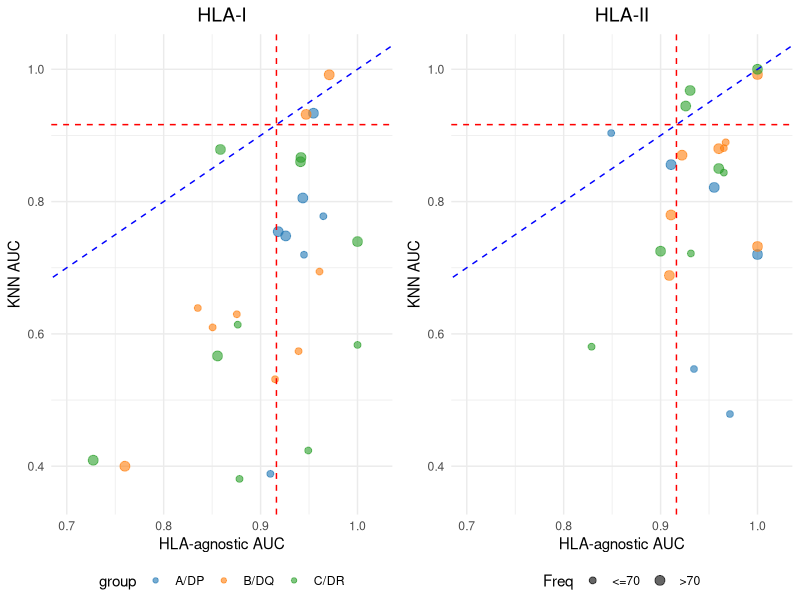

Reproduce this figure in R.
library(ggplot2)
library(dplyr)
library(ggrepel)
library(gridExtra)
library(grid)
library(readxl)

df1 = read_excel("../../codes/result_tables/Table_S1.xlsx", sheet = "HLA I")
df2 = read_excel("../../codes/result_tables/Table_S1.xlsx", sheet = "HLA II")

df1$size_category = rep("<=70", nrow(df1))
df1$size_category[which(df1$HLA_frequency>70)] = ">70"

df2$size_category = rep("<=70", nrow(df2))
df2$size_category[which(df2$HLA_frequency>70)] = ">70"

baseline = 0.9163461538461538
colors_ <- c("#1f77b4", "#ff7f0e", "#2ca02c")

p1 = ggplot(df1, aes(x = agnostic_AUC, y = knn_AUC, size = size_category, color = HLA_group)) +
  geom_point(alpha = 0.6, show.legend = T) +
  scale_size_manual(
    name = "Freq",
    values = c("<=70" = 2, ">70" = 3),  # adjust sizes as needed
    labels = c("<=70", ">70")
  ) +
  geom_abline(intercept = 0, slope = 1, linetype = "dashed", color = "blue") + 
  geom_vline(xintercept = baseline,linetype = "dashed", color = "red") + 
  geom_hline(yintercept = baseline,linetype = "dashed", color = "red") + 
  scale_color_manual(labels =c("A/DP","B/DQ","C/DR") , values = colors_, name = "group")+  # Specify the custom color palette+
  xlab("HLA-agnostic AUC") + 
  ylab("KNN AUC") + 
  xlim(0.7, 1.02) + 
  ylim(0.36, 1.02) +
  theme_minimal()+
  ggtitle("HLA-I") + 
  theme(plot.title = element_text(hjust = 0.5, size = 14),
        # axis.title.x = element_blank(),
        # axis.title.y = element_blank(),
        legend.position = "bottom",
        legend.box = "horizontal",
        legend.margin = margin(0, 0, 0, 0),  # trim outer margin
        legend.spacing.y = unit(0, "mm")) +
  guides(color = guide_legend(nrow = 1), 
         size = "none")

p2 = ggplot(df2, aes(x = agnostic_AUC, y = knn_AUC, size = size_category, color = HLA_group)) +
  geom_point(alpha = 0.6, show.legend = T) +
  scale_size_manual(
    name = "Freq",
    values = c("<=70" = 2, ">70" = 3),  # adjust sizes as needed
    labels = c("<=70", ">70")
  ) +
  geom_abline(intercept = 0, slope = 1, linetype = "dashed", color = "blue") +  
  geom_vline(xintercept = baseline,linetype = "dashed", color = "red") +  
  geom_hline(yintercept = baseline,linetype = "dashed", color = "red") +  
  scale_color_manual(labels =c("A/DP","B/DQ","C/DR") , values = colors_, name = "group") +  # Specify the custom color palette+
  xlab("HLA-agnostic AUC") + 
  ylab("KNN AUC") + 
  xlim(0.7, 1.02) + 
  ylim(0.36, 1.02) +
  theme_minimal()+
  ggtitle("HLA-II") + 
  theme(plot.title = element_text(hjust = 0.5, size = 14),
        # axis.title.x = element_blank(),
        # axis.title.y = element_blank(),
        legend.position = "bottom",
        legend.box = "horizontal",
        legend.margin = margin(0, 0, 0, 0),  # trim outer margin
        legend.spacing.y = unit(0, "mm") ) +
  guides(color = "none",
         size = guide_legend(nrow = 1))

pdf("supplementary_figure3_panels/Supplementary_Fig3.pdf", width = 5.2, height = 3.2)
grid.arrange(
  arrangeGrob(
    p1, p2,
    nrow=1
  )
)
dev.off()


sessionInfo()
q(save = "no")


